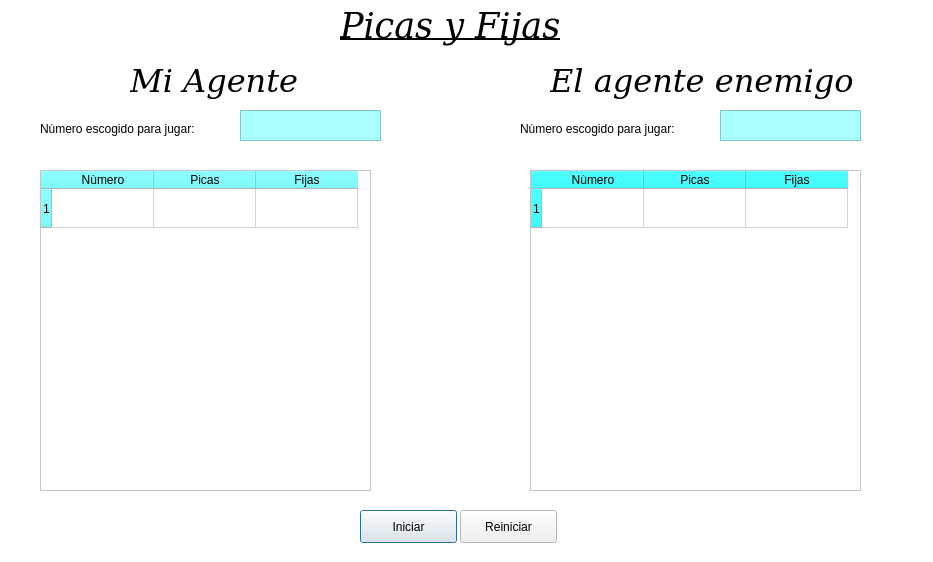
<?xml version="1.0" encoding="UTF-8"?>
<ui version="4.0">
 <class>Dialog</class>
 <widget class="QDialog" name="Dialog">
  <property name="geometry">
   <rect>
    <x>0</x>
    <y>0</y>
    <width>933</width>
    <height>562</height>
   </rect>
  </property>
  <property name="palette">
   <palette>
    <active>
     <colorrole role="Base">
      <brush brushstyle="SolidPattern">
       <color alpha="255">
        <red>252</red>
        <green>252</green>
        <blue>252</blue>
       </color>
      </brush>
     </colorrole>
     <colorrole role="Window">
      <brush brushstyle="SolidPattern">
       <color alpha="255">
        <red>255</red>
        <green>255</green>
        <blue>255</blue>
       </color>
      </brush>
     </colorrole>
    </active>
    <inactive>
     <colorrole role="Base">
      <brush brushstyle="SolidPattern">
       <color alpha="255">
        <red>252</red>
        <green>252</green>
        <blue>252</blue>
       </color>
      </brush>
     </colorrole>
     <colorrole role="Window">
      <brush brushstyle="SolidPattern">
       <color alpha="255">
        <red>255</red>
        <green>255</green>
        <blue>255</blue>
       </color>
      </brush>
     </colorrole>
    </inactive>
    <disabled>
     <colorrole role="Base">
      <brush brushstyle="SolidPattern">
       <color alpha="255">
        <red>255</red>
        <green>255</green>
        <blue>255</blue>
       </color>
      </brush>
     </colorrole>
     <colorrole role="Window">
      <brush brushstyle="SolidPattern">
       <color alpha="255">
        <red>255</red>
        <green>255</green>
        <blue>255</blue>
       </color>
      </brush>
     </colorrole>
    </disabled>
   </palette>
  </property>
  <property name="windowTitle">
   <string>Dialog</string>
  </property>
  <widget class="QTableWidget" name="tableWidget">
   <property name="enabled">
    <bool>false</bool>
   </property>
   <property name="geometry">
    <rect>
     <x>40</x>
     <y>170</y>
     <width>331</width>
     <height>321</height>
    </rect>
   </property>
   <property name="palette">
    <palette>
     <active>
      <colorrole role="WindowText">
       <brush brushstyle="SolidPattern">
        <color alpha="255">
         <red>0</red>
         <green>0</green>
         <blue>0</blue>
        </color>
       </brush>
      </colorrole>
      <colorrole role="Button">
       <brush brushstyle="SolidPattern">
        <color alpha="255">
         <red>85</red>
         <green>255</green>
         <blue>255</blue>
        </color>
       </brush>
      </colorrole>
      <colorrole role="Light">
       <brush brushstyle="SolidPattern">
        <color alpha="255">
         <red>85</red>
         <green>170</green>
         <blue>255</blue>
        </color>
       </brush>
      </colorrole>
      <colorrole role="Midlight">
       <brush brushstyle="SolidPattern">
        <color alpha="255">
         <red>170</red>
         <green>255</green>
         <blue>255</blue>
        </color>
       </brush>
      </colorrole>
      <colorrole role="Dark">
       <brush brushstyle="SolidPattern">
        <color alpha="255">
         <red>0</red>
         <green>0</green>
         <blue>0</blue>
        </color>
       </brush>
      </colorrole>
      <colorrole role="Text">
       <brush brushstyle="SolidPattern">
        <color alpha="255">
         <red>35</red>
         <green>38</green>
         <blue>39</blue>
        </color>
       </brush>
      </colorrole>
      <colorrole role="ButtonText">
       <brush brushstyle="SolidPattern">
        <color alpha="255">
         <red>35</red>
         <green>38</green>
         <blue>39</blue>
        </color>
       </brush>
      </colorrole>
      <colorrole role="PlaceholderText">
       <brush brushstyle="SolidPattern">
        <color alpha="128">
         <red>35</red>
         <green>38</green>
         <blue>39</blue>
        </color>
       </brush>
      </colorrole>
     </active>
     <inactive>
      <colorrole role="WindowText">
       <brush brushstyle="SolidPattern">
        <color alpha="255">
         <red>0</red>
         <green>0</green>
         <blue>0</blue>
        </color>
       </brush>
      </colorrole>
      <colorrole role="Button">
       <brush brushstyle="SolidPattern">
        <color alpha="255">
         <red>85</red>
         <green>255</green>
         <blue>255</blue>
        </color>
       </brush>
      </colorrole>
      <colorrole role="Light">
       <brush brushstyle="SolidPattern">
        <color alpha="255">
         <red>85</red>
         <green>170</green>
         <blue>255</blue>
        </color>
       </brush>
      </colorrole>
      <colorrole role="Midlight">
       <brush brushstyle="SolidPattern">
        <color alpha="255">
         <red>170</red>
         <green>255</green>
         <blue>255</blue>
        </color>
       </brush>
      </colorrole>
      <colorrole role="Dark">
       <brush brushstyle="SolidPattern">
        <color alpha="255">
         <red>0</red>
         <green>0</green>
         <blue>0</blue>
        </color>
       </brush>
      </colorrole>
      <colorrole role="Text">
       <brush brushstyle="SolidPattern">
        <color alpha="255">
         <red>35</red>
         <green>38</green>
         <blue>39</blue>
        </color>
       </brush>
      </colorrole>
      <colorrole role="ButtonText">
       <brush brushstyle="SolidPattern">
        <color alpha="255">
         <red>35</red>
         <green>38</green>
         <blue>39</blue>
        </color>
       </brush>
      </colorrole>
      <colorrole role="PlaceholderText">
       <brush brushstyle="SolidPattern">
        <color alpha="128">
         <red>35</red>
         <green>38</green>
         <blue>39</blue>
        </color>
       </brush>
      </colorrole>
     </inactive>
     <disabled>
      <colorrole role="WindowText">
       <brush brushstyle="SolidPattern">
        <color alpha="255">
         <red>0</red>
         <green>0</green>
         <blue>0</blue>
        </color>
       </brush>
      </colorrole>
      <colorrole role="Button">
       <brush brushstyle="SolidPattern">
        <color alpha="255">
         <red>85</red>
         <green>255</green>
         <blue>255</blue>
        </color>
       </brush>
      </colorrole>
      <colorrole role="Light">
       <brush brushstyle="SolidPattern">
        <color alpha="255">
         <red>85</red>
         <green>170</green>
         <blue>255</blue>
        </color>
       </brush>
      </colorrole>
      <colorrole role="Midlight">
       <brush brushstyle="SolidPattern">
        <color alpha="255">
         <red>170</red>
         <green>255</green>
         <blue>255</blue>
        </color>
       </brush>
      </colorrole>
      <colorrole role="Dark">
       <brush brushstyle="SolidPattern">
        <color alpha="255">
         <red>0</red>
         <green>0</green>
         <blue>0</blue>
        </color>
       </brush>
      </colorrole>
      <colorrole role="Text">
       <brush brushstyle="SolidPattern">
        <color alpha="255">
         <red>0</red>
         <green>0</green>
         <blue>0</blue>
        </color>
       </brush>
      </colorrole>
      <colorrole role="ButtonText">
       <brush brushstyle="SolidPattern">
        <color alpha="255">
         <red>0</red>
         <green>0</green>
         <blue>0</blue>
        </color>
       </brush>
      </colorrole>
      <colorrole role="PlaceholderText">
       <brush brushstyle="SolidPattern">
        <color alpha="128">
         <red>35</red>
         <green>38</green>
         <blue>39</blue>
        </color>
       </brush>
      </colorrole>
     </disabled>
    </palette>
   </property>
   <property name="mouseTracking">
    <bool>true</bool>
   </property>
   <property name="showGrid">
    <bool>true</bool>
   </property>
   <property name="gridStyle">
    <enum>Qt::SolidLine</enum>
   </property>
   <property name="sortingEnabled">
    <bool>false</bool>
   </property>
   <property name="cornerButtonEnabled">
    <bool>false</bool>
   </property>
   <attribute name="horizontalHeaderVisible">
    <bool>true</bool>
   </attribute>
   <attribute name="horizontalHeaderCascadingSectionResizes">
    <bool>true</bool>
   </attribute>
   <attribute name="horizontalHeaderMinimumSectionSize">
    <number>60</number>
   </attribute>
   <attribute name="horizontalHeaderDefaultSectionSize">
    <number>102</number>
   </attribute>
   <attribute name="horizontalHeaderHighlightSections">
    <bool>true</bool>
   </attribute>
   <attribute name="verticalHeaderVisible">
    <bool>true</bool>
   </attribute>
   <attribute name="verticalHeaderCascadingSectionResizes">
    <bool>false</bool>
   </attribute>
   <attribute name="verticalHeaderMinimumSectionSize">
    <number>39</number>
   </attribute>
   <attribute name="verticalHeaderDefaultSectionSize">
    <number>39</number>
   </attribute>
   <row>
    <property name="text">
     <string>1</string>
    </property>
   </row>
   <column>
    <property name="text">
     <string>Nùmero</string>
    </property>
   </column>
   <column>
    <property name="text">
     <string>Picas</string>
    </property>
   </column>
   <column>
    <property name="text">
     <string>Fijas</string>
    </property>
   </column>
  </widget>
  <widget class="QTableWidget" name="tableWidget_2">
   <property name="enabled">
    <bool>false</bool>
   </property>
   <property name="geometry">
    <rect>
     <x>530</x>
     <y>170</y>
     <width>331</width>
     <height>321</height>
    </rect>
   </property>
   <property name="palette">
    <palette>
     <active>
      <colorrole role="WindowText">
       <brush brushstyle="SolidPattern">
        <color alpha="255">
         <red>35</red>
         <green>38</green>
         <blue>39</blue>
        </color>
       </brush>
      </colorrole>
      <colorrole role="Button">
       <brush brushstyle="SolidPattern">
        <color alpha="255">
         <red>0</red>
         <green>255</green>
         <blue>255</blue>
        </color>
       </brush>
      </colorrole>
      <colorrole role="Dark">
       <brush brushstyle="SolidPattern">
        <color alpha="255">
         <red>0</red>
         <green>0</green>
         <blue>0</blue>
        </color>
       </brush>
      </colorrole>
      <colorrole role="Text">
       <brush brushstyle="SolidPattern">
        <color alpha="255">
         <red>35</red>
         <green>38</green>
         <blue>39</blue>
        </color>
       </brush>
      </colorrole>
      <colorrole role="ButtonText">
       <brush brushstyle="SolidPattern">
        <color alpha="255">
         <red>35</red>
         <green>38</green>
         <blue>39</blue>
        </color>
       </brush>
      </colorrole>
      <colorrole role="PlaceholderText">
       <brush brushstyle="SolidPattern">
        <color alpha="128">
         <red>35</red>
         <green>38</green>
         <blue>39</blue>
        </color>
       </brush>
      </colorrole>
     </active>
     <inactive>
      <colorrole role="WindowText">
       <brush brushstyle="SolidPattern">
        <color alpha="255">
         <red>35</red>
         <green>38</green>
         <blue>39</blue>
        </color>
       </brush>
      </colorrole>
      <colorrole role="Button">
       <brush brushstyle="SolidPattern">
        <color alpha="255">
         <red>0</red>
         <green>255</green>
         <blue>255</blue>
        </color>
       </brush>
      </colorrole>
      <colorrole role="Dark">
       <brush brushstyle="SolidPattern">
        <color alpha="255">
         <red>0</red>
         <green>0</green>
         <blue>0</blue>
        </color>
       </brush>
      </colorrole>
      <colorrole role="Text">
       <brush brushstyle="SolidPattern">
        <color alpha="255">
         <red>35</red>
         <green>38</green>
         <blue>39</blue>
        </color>
       </brush>
      </colorrole>
      <colorrole role="ButtonText">
       <brush brushstyle="SolidPattern">
        <color alpha="255">
         <red>35</red>
         <green>38</green>
         <blue>39</blue>
        </color>
       </brush>
      </colorrole>
      <colorrole role="PlaceholderText">
       <brush brushstyle="SolidPattern">
        <color alpha="128">
         <red>35</red>
         <green>38</green>
         <blue>39</blue>
        </color>
       </brush>
      </colorrole>
     </inactive>
     <disabled>
      <colorrole role="WindowText">
       <brush brushstyle="SolidPattern">
        <color alpha="255">
         <red>0</red>
         <green>0</green>
         <blue>0</blue>
        </color>
       </brush>
      </colorrole>
      <colorrole role="Button">
       <brush brushstyle="SolidPattern">
        <color alpha="255">
         <red>0</red>
         <green>255</green>
         <blue>255</blue>
        </color>
       </brush>
      </colorrole>
      <colorrole role="Dark">
       <brush brushstyle="SolidPattern">
        <color alpha="255">
         <red>0</red>
         <green>0</green>
         <blue>0</blue>
        </color>
       </brush>
      </colorrole>
      <colorrole role="Text">
       <brush brushstyle="SolidPattern">
        <color alpha="255">
         <red>0</red>
         <green>0</green>
         <blue>0</blue>
        </color>
       </brush>
      </colorrole>
      <colorrole role="ButtonText">
       <brush brushstyle="SolidPattern">
        <color alpha="255">
         <red>0</red>
         <green>0</green>
         <blue>0</blue>
        </color>
       </brush>
      </colorrole>
      <colorrole role="PlaceholderText">
       <brush brushstyle="SolidPattern">
        <color alpha="128">
         <red>35</red>
         <green>38</green>
         <blue>39</blue>
        </color>
       </brush>
      </colorrole>
     </disabled>
    </palette>
   </property>
   <attribute name="horizontalHeaderVisible">
    <bool>true</bool>
   </attribute>
   <attribute name="horizontalHeaderCascadingSectionResizes">
    <bool>true</bool>
   </attribute>
   <attribute name="horizontalHeaderMinimumSectionSize">
    <number>60</number>
   </attribute>
   <attribute name="horizontalHeaderDefaultSectionSize">
    <number>102</number>
   </attribute>
   <attribute name="horizontalHeaderHighlightSections">
    <bool>true</bool>
   </attribute>
   <attribute name="verticalHeaderVisible">
    <bool>true</bool>
   </attribute>
   <attribute name="verticalHeaderCascadingSectionResizes">
    <bool>false</bool>
   </attribute>
   <attribute name="verticalHeaderMinimumSectionSize">
    <number>39</number>
   </attribute>
   <attribute name="verticalHeaderDefaultSectionSize">
    <number>39</number>
   </attribute>
   <row>
    <property name="text">
     <string>1</string>
    </property>
   </row>
   <column>
    <property name="text">
     <string>Nùmero</string>
    </property>
   </column>
   <column>
    <property name="text">
     <string>Picas</string>
    </property>
   </column>
   <column>
    <property name="text">
     <string>Fijas</string>
    </property>
   </column>
  </widget>
  <widget class="QLabel" name="label">
   <property name="geometry">
    <rect>
     <x>340</x>
     <y>0</y>
     <width>221</width>
     <height>51</height>
    </rect>
   </property>
   <property name="font">
    <font>
     <family>DejaVu Serif</family>
     <pointsize>26</pointsize>
     <weight>50</weight>
     <italic>true</italic>
     <bold>false</bold>
     <underline>true</underline>
    </font>
   </property>
   <property name="text">
    <string>Picas y Fijas</string>
   </property>
  </widget>
  <widget class="QLabel" name="label_3">
   <property name="geometry">
    <rect>
     <x>550</x>
     <y>60</y>
     <width>311</width>
     <height>41</height>
    </rect>
   </property>
   <property name="font">
    <font>
     <family>DejaVu Serif</family>
     <pointsize>24</pointsize>
     <italic>true</italic>
    </font>
   </property>
   <property name="text">
    <string>El agente enemigo</string>
   </property>
  </widget>
  <widget class="QLabel" name="label_4">
   <property name="geometry">
    <rect>
     <x>40</x>
     <y>120</y>
     <width>201</width>
     <height>17</height>
    </rect>
   </property>
   <property name="text">
    <string>Nùmero escogido para jugar:</string>
   </property>
  </widget>
  <widget class="QTextEdit" name="textEdit">
   <property name="enabled">
    <bool>false</bool>
   </property>
   <property name="geometry">
    <rect>
     <x>240</x>
     <y>110</y>
     <width>141</width>
     <height>31</height>
    </rect>
   </property>
   <property name="palette">
    <palette>
     <active>
      <colorrole role="Base">
       <brush brushstyle="SolidPattern">
        <color alpha="255">
         <red>252</red>
         <green>252</green>
         <blue>252</blue>
        </color>
       </brush>
      </colorrole>
      <colorrole role="Window">
       <brush brushstyle="SolidPattern">
        <color alpha="255">
         <red>170</red>
         <green>255</green>
         <blue>255</blue>
        </color>
       </brush>
      </colorrole>
     </active>
     <inactive>
      <colorrole role="Base">
       <brush brushstyle="SolidPattern">
        <color alpha="255">
         <red>252</red>
         <green>252</green>
         <blue>252</blue>
        </color>
       </brush>
      </colorrole>
      <colorrole role="Window">
       <brush brushstyle="SolidPattern">
        <color alpha="255">
         <red>170</red>
         <green>255</green>
         <blue>255</blue>
        </color>
       </brush>
      </colorrole>
     </inactive>
     <disabled>
      <colorrole role="Base">
       <brush brushstyle="SolidPattern">
        <color alpha="255">
         <red>170</red>
         <green>255</green>
         <blue>255</blue>
        </color>
       </brush>
      </colorrole>
      <colorrole role="Window">
       <brush brushstyle="SolidPattern">
        <color alpha="255">
         <red>170</red>
         <green>255</green>
         <blue>255</blue>
        </color>
       </brush>
      </colorrole>
     </disabled>
    </palette>
   </property>
  </widget>
  <widget class="QLabel" name="label_5">
   <property name="geometry">
    <rect>
     <x>520</x>
     <y>120</y>
     <width>201</width>
     <height>17</height>
    </rect>
   </property>
   <property name="text">
    <string>Nùmero escogido para jugar:</string>
   </property>
  </widget>
  <widget class="QTextEdit" name="textEdit_2">
   <property name="enabled">
    <bool>false</bool>
   </property>
   <property name="geometry">
    <rect>
     <x>720</x>
     <y>110</y>
     <width>141</width>
     <height>31</height>
    </rect>
   </property>
   <property name="palette">
    <palette>
     <active>
      <colorrole role="WindowText">
       <brush brushstyle="SolidPattern">
        <color alpha="255">
         <red>35</red>
         <green>38</green>
         <blue>39</blue>
        </color>
       </brush>
      </colorrole>
      <colorrole role="Midlight">
       <brush brushstyle="SolidPattern">
        <color alpha="255">
         <red>255</red>
         <green>255</green>
         <blue>255</blue>
        </color>
       </brush>
      </colorrole>
      <colorrole role="Dark">
       <brush brushstyle="SolidPattern">
        <color alpha="255">
         <red>255</red>
         <green>255</green>
         <blue>255</blue>
        </color>
       </brush>
      </colorrole>
      <colorrole role="Mid">
       <brush brushstyle="SolidPattern">
        <color alpha="255">
         <red>255</red>
         <green>255</green>
         <blue>255</blue>
        </color>
       </brush>
      </colorrole>
      <colorrole role="Text">
       <brush brushstyle="SolidPattern">
        <color alpha="255">
         <red>35</red>
         <green>38</green>
         <blue>39</blue>
        </color>
       </brush>
      </colorrole>
      <colorrole role="ButtonText">
       <brush brushstyle="SolidPattern">
        <color alpha="255">
         <red>35</red>
         <green>38</green>
         <blue>39</blue>
        </color>
       </brush>
      </colorrole>
      <colorrole role="Base">
       <brush brushstyle="SolidPattern">
        <color alpha="255">
         <red>252</red>
         <green>252</green>
         <blue>252</blue>
        </color>
       </brush>
      </colorrole>
      <colorrole role="Window">
       <brush brushstyle="SolidPattern">
        <color alpha="255">
         <red>170</red>
         <green>255</green>
         <blue>255</blue>
        </color>
       </brush>
      </colorrole>
      <colorrole role="AlternateBase">
       <brush brushstyle="SolidPattern">
        <color alpha="255">
         <red>255</red>
         <green>255</green>
         <blue>255</blue>
        </color>
       </brush>
      </colorrole>
      <colorrole role="PlaceholderText">
       <brush brushstyle="SolidPattern">
        <color alpha="128">
         <red>255</red>
         <green>255</green>
         <blue>255</blue>
        </color>
       </brush>
      </colorrole>
     </active>
     <inactive>
      <colorrole role="WindowText">
       <brush brushstyle="SolidPattern">
        <color alpha="255">
         <red>35</red>
         <green>38</green>
         <blue>39</blue>
        </color>
       </brush>
      </colorrole>
      <colorrole role="Midlight">
       <brush brushstyle="SolidPattern">
        <color alpha="255">
         <red>255</red>
         <green>255</green>
         <blue>255</blue>
        </color>
       </brush>
      </colorrole>
      <colorrole role="Dark">
       <brush brushstyle="SolidPattern">
        <color alpha="255">
         <red>255</red>
         <green>255</green>
         <blue>255</blue>
        </color>
       </brush>
      </colorrole>
      <colorrole role="Mid">
       <brush brushstyle="SolidPattern">
        <color alpha="255">
         <red>255</red>
         <green>255</green>
         <blue>255</blue>
        </color>
       </brush>
      </colorrole>
      <colorrole role="Text">
       <brush brushstyle="SolidPattern">
        <color alpha="255">
         <red>35</red>
         <green>38</green>
         <blue>39</blue>
        </color>
       </brush>
      </colorrole>
      <colorrole role="ButtonText">
       <brush brushstyle="SolidPattern">
        <color alpha="255">
         <red>35</red>
         <green>38</green>
         <blue>39</blue>
        </color>
       </brush>
      </colorrole>
      <colorrole role="Base">
       <brush brushstyle="SolidPattern">
        <color alpha="255">
         <red>252</red>
         <green>252</green>
         <blue>252</blue>
        </color>
       </brush>
      </colorrole>
      <colorrole role="Window">
       <brush brushstyle="SolidPattern">
        <color alpha="255">
         <red>170</red>
         <green>255</green>
         <blue>255</blue>
        </color>
       </brush>
      </colorrole>
      <colorrole role="AlternateBase">
       <brush brushstyle="SolidPattern">
        <color alpha="255">
         <red>255</red>
         <green>255</green>
         <blue>255</blue>
        </color>
       </brush>
      </colorrole>
      <colorrole role="PlaceholderText">
       <brush brushstyle="SolidPattern">
        <color alpha="128">
         <red>255</red>
         <green>255</green>
         <blue>255</blue>
        </color>
       </brush>
      </colorrole>
     </inactive>
     <disabled>
      <colorrole role="WindowText">
       <brush brushstyle="SolidPattern">
        <color alpha="255">
         <red>255</red>
         <green>255</green>
         <blue>255</blue>
        </color>
       </brush>
      </colorrole>
      <colorrole role="Midlight">
       <brush brushstyle="SolidPattern">
        <color alpha="255">
         <red>255</red>
         <green>255</green>
         <blue>255</blue>
        </color>
       </brush>
      </colorrole>
      <colorrole role="Dark">
       <brush brushstyle="SolidPattern">
        <color alpha="255">
         <red>255</red>
         <green>255</green>
         <blue>255</blue>
        </color>
       </brush>
      </colorrole>
      <colorrole role="Mid">
       <brush brushstyle="SolidPattern">
        <color alpha="255">
         <red>255</red>
         <green>255</green>
         <blue>255</blue>
        </color>
       </brush>
      </colorrole>
      <colorrole role="Text">
       <brush brushstyle="SolidPattern">
        <color alpha="255">
         <red>255</red>
         <green>255</green>
         <blue>255</blue>
        </color>
       </brush>
      </colorrole>
      <colorrole role="ButtonText">
       <brush brushstyle="SolidPattern">
        <color alpha="255">
         <red>255</red>
         <green>255</green>
         <blue>255</blue>
        </color>
       </brush>
      </colorrole>
      <colorrole role="Base">
       <brush brushstyle="SolidPattern">
        <color alpha="255">
         <red>170</red>
         <green>255</green>
         <blue>255</blue>
        </color>
       </brush>
      </colorrole>
      <colorrole role="Window">
       <brush brushstyle="SolidPattern">
        <color alpha="255">
         <red>170</red>
         <green>255</green>
         <blue>255</blue>
        </color>
       </brush>
      </colorrole>
      <colorrole role="AlternateBase">
       <brush brushstyle="SolidPattern">
        <color alpha="255">
         <red>255</red>
         <green>255</green>
         <blue>255</blue>
        </color>
       </brush>
      </colorrole>
      <colorrole role="PlaceholderText">
       <brush brushstyle="SolidPattern">
        <color alpha="128">
         <red>255</red>
         <green>255</green>
         <blue>255</blue>
        </color>
       </brush>
      </colorrole>
     </disabled>
    </palette>
   </property>
  </widget>
  <widget class="QLabel" name="label_6">
   <property name="geometry">
    <rect>
     <x>130</x>
     <y>60</y>
     <width>171</width>
     <height>41</height>
    </rect>
   </property>
   <property name="font">
    <font>
     <family>DejaVu Serif</family>
     <pointsize>24</pointsize>
     <italic>true</italic>
    </font>
   </property>
   <property name="text">
    <string>Mi Agente</string>
   </property>
  </widget>
  <widget class="QPushButton" name="pushButton">
   <property name="geometry">
    <rect>
     <x>360</x>
     <y>510</y>
     <width>97</width>
     <height>33</height>
    </rect>
   </property>
   <property name="text">
    <string>Iniciar</string>
   </property>
  </widget>
  <widget class="QPushButton" name="pushButton_2">
   <property name="geometry">
    <rect>
     <x>460</x>
     <y>510</y>
     <width>97</width>
     <height>33</height>
    </rect>
   </property>
   <property name="text">
    <string>Reiniciar</string>
   </property>
  </widget>
 </widget>
 <resources/>
 <connections/>
</ui>
